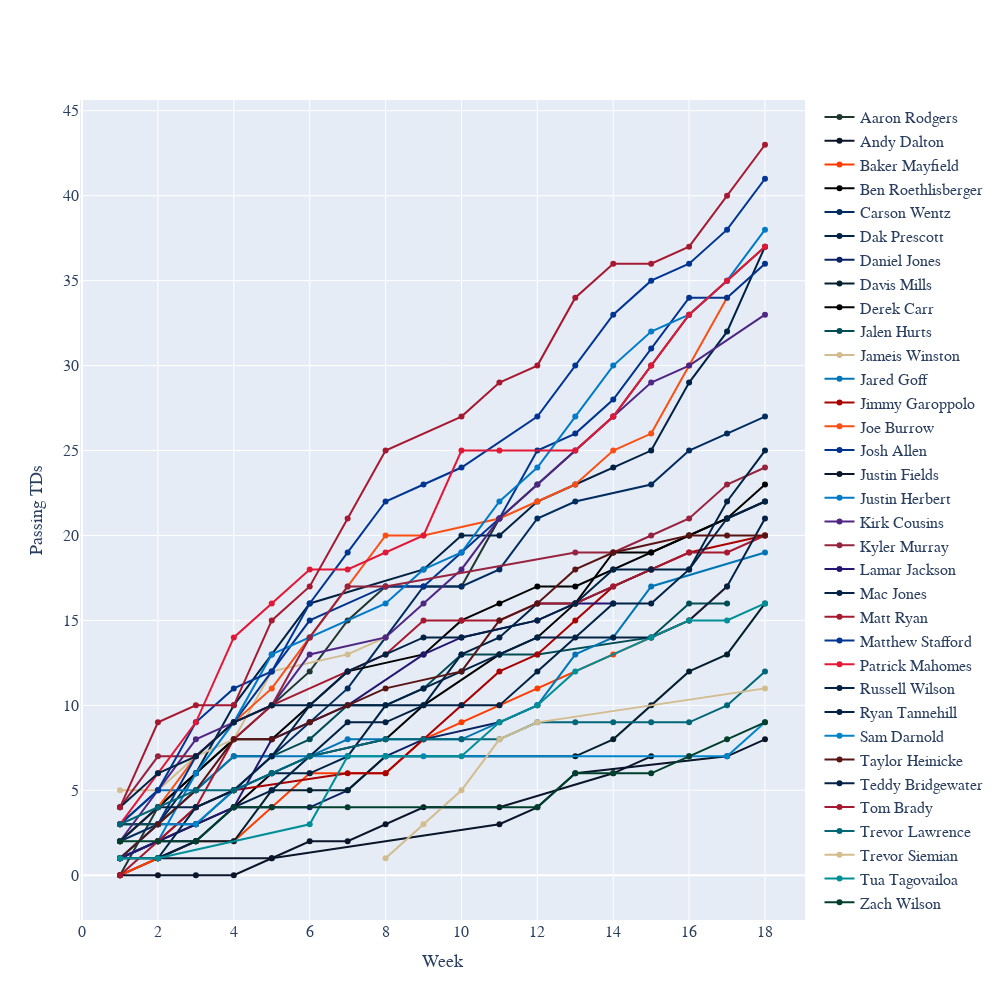

Write notebook code for a chart like this one.
### Code cell
fig = go.Figure()
for name, values in df_agg.groupby("player_name"):
    if values["pass_touchdown"].sum() > 5:
        fig.add_trace(
            go.Scatter(
                x=values["week"], 
                y=values["pass_touchdown"].cumsum(), 
                name=name, 
                mode="markers+lines", 
                line_color=values.iloc[0].team_color,
                hovertemplate=f"<b>{name}</b><br>%{{y}} pass TDs through week %{{x}}<extra></extra>"
            )
        )
    
fig.update_layout(
    font_family="Averta, sans-serif",
    hoverlabel_font_family="Averta, sans-serif",
    xaxis_title_text="Week",
    xaxis_title_font_size=18,
    xaxis_tickfont_size=16,
    yaxis_title_text="Passing TDs",
    yaxis_title_font_size=18,
    yaxis_tickfont_size=16,
    hoverlabel_font_size=16,
    legend_font_size=16,
    height=1000,
    width=1000
)
    
fig.show()

### Figure 1 — Plotly figure (JSON) as saved in the notebook; plotly's stock layout.template omitted (floating-point values rounded to 4 significant figures)
{"data": [{"hovertemplate": "<b>Aaron Rodgers</b><br>%{y} pass TDs through week %{x}<extra></extra>", "line": {"color": "#203731"}, "mode": "markers+lines", "name": "Aaron Rodgers", "type": "scatter", "x": [1, 2, 3, 4, 5, 6, 7, 8, 10, 11, 12, 14, 15, 16, 17, 18], "y": [0, 4, 6, 8, 10, 12, 15, 17, 17, 21, 23, 27, 30, 33, 35, 37]}, {"hovertemplate": "<b>Andy Dalton</b><br>%{y} pass TDs through week %{x}<extra></extra>", "line": {"color": "#0B162A"}, "mode": "markers+lines", "name": "Andy Dalton", "type": "scatter", "x": [1, 2, 5, 11, 12, 13, 17, 18], "y": [0, 1, 1, 3, 4, 6, 7, 8]}, {"hovertemplate": "<b>Baker Mayfield</b><br>%{y} pass TDs through week %{x}<extra></extra>", "line": {"color": "#FF3C00"}, "mode": "markers+lines", "name": "Baker Mayfield", "type": "scatter", "x": [1, 2, 3, 4, 5, 6, 8, 9, 10, 11, 12, 14, 16, 17], "y": [0, 1, 2, 2, 4, 6, 6, 8, 9, 10, 11, 13, 15, 17]}, {"hovertemplate": "<b>Ben Roethlisberger</b><br>%{y} pass TDs through week %{x}<extra></extra>", "line": {"color": "#000000"}, "mode": "markers+lines", "name": "Ben Roethlisberger", "type": "scatter", "x": [1, 2, 3, 4, 5, 6, 8, 9, 11, 12, 13, 14, 15, 16, 17, 18], "y": [1, 2, 3, 4, 6, 7, 8, 10, 13, 14, 16, 19, 19, 20, 21, 22]}, {"hovertemplate": "<b>Carson Wentz</b><br>%{y} pass TDs through week %{x}<extra></extra>", "line": {"color": "#002C5F"}, "mode": "markers+lines", "name": "Carson Wentz", "type": "scatter", "x": [1, 2, 3, 4, 5, 6, 7, 8, 9, 10, 11, 12, 13, 15, 16, 17, 18], "y": [2, 3, 3, 5, 7, 9, 11, 14, 17, 17, 18, 21, 22, 23, 25, 26, 27]}, {"hovertemplate": "<b>Dak Prescott</b><br>%{y} pass TDs through week %{x}<extra></extra>", "line": {"color": "#002244"}, "mode": "markers+lines", "name": "Dak Prescott", "type": "scatter", "x": [1, 2, 3, 4, 5, 6, 9, 10, 11, 12, 13, 14, 15, 16, 17, 18], "y": [3, 3, 6, 10, 13, 16, 18, 20, 20, 22, 23, 24, 25, 29, 32, 37]}, {"hovertemplate": "<b>Daniel Jones</b><br>%{y} pass TDs through week %{x}<extra></extra>", "line": {"color": "#0B2265"}, "mode": "markers+lines", "name": "Daniel Jones", "type": "scatter", "x": [1, 2, 3, 4, 5, 6, 7, 8, 9, 11, 12], "y": [1, 2, 2, 4, 4, 4, 5, 7, 8, 9, 10]}, {"hovertemplate": "<b>Davis Mills</b><br>%{y} pass TDs through week %{x}<extra></extra>", "line": {"color": "#03202F"}, "mode": "markers+lines", "name": "Davis Mills", "type": "scatter", "x": [2, 3, 4, 5, 6, 7, 8, 13, 14, 15, 16, 17, 18], "y": [1, 2, 2, 5, 5, 5, 7, 7, 8, 10, 12, 13, 16]}, {"hovertemplate": "<b>Derek Carr</b><br>%{y} pass TDs through week %{x}<extra></extra>", "line": {"color": "#000000"}, "mode": "markers+lines", "name": "Derek Carr", "type": "scatter", "x": [1, 2, 3, 4, 5, 6, 7, 9, 10, 11, 12, 13, 14, 15, 16, 17, 18], "y": [2, 4, 6, 8, 8, 10, 12, 13, 15, 16, 17, 17, 18, 19, 20, 21, 23]}, {"hovertemplate": "<b>Jalen Hurts</b><br>%{y} pass TDs through week %{x}<extra></extra>", "line": {"color": "#004C54"}, "mode": "markers+lines", "name": "Jalen Hurts", "type": "scatter", "x": [1, 2, 3, 4, 5, 6, 7, 8, 9, 10, 11, 12, 15, 16, 17], "y": [3, 3, 5, 7, 7, 8, 10, 10, 11, 13, 13, 13, 14, 16, 16]}, {"hovertemplate": "<b>Jameis Winston</b><br>%{y} pass TDs through week %{x}<extra></extra>", "line": {"color": "#D3BC8D"}, "mode": "markers+lines", "name": "Jameis Winston", "type": "scatter", "x": [1, 2, 3, 4, 5, 7, 8], "y": [5, 5, 7, 8, 12, 13, 14]}, {"hovertemplate": "<b>Jared Goff</b><br>%{y} pass TDs through week %{x}<extra></extra>", "line": {"color": "#0076B6"}, "mode": "markers+lines", "name": "Jared Goff", "type": "scatter", "x": [1, 2, 3, 4, 5, 6, 7, 8, 10, 12, 13, 14, 15, 18], "y": [3, 5, 5, 7, 7, 7, 8, 8, 8, 10, 13, 14, 17, 19]}, {"hovertemplate": "<b>Jimmy Garoppolo</b><br>%{y} pass TDs through week %{x}<extra></extra>", "line": {"color": "#AA0000"}, "mode": "markers+lines", "name": "Jimmy Garoppolo", "type": "scatter", "x": [1, 2, 3, 4, 7, 8, 9, 10, 11, 12, 13, 14, 15, 16, 18], "y": [1, 2, 4, 5, 6, 6, 8, 10, 12, 13, 15, 17, 18, 19, 20]}, {"hovertemplate": "<b>Joe Burrow</b><br>%{y} pass TDs through week %{x}<extra></extra>", "line": {"color": "#FB4F14"}, "mode": "markers+lines", "name": "Joe Burrow", "type": "scatter", "x": [1, 2, 3, 4, 5, 6, 7, 8, 9, 11, 12, 13, 14, 15, 16, 17], "y": [2, 4, 7, 9, 11, 14, 17, 20, 20, 21, 22, 23, 25, 26, 30, 34]}, {"hovertemplate": "<b>Josh Allen</b><br>%{y} pass TDs through week %{x}<extra></extra>", "line": {"color": "#00338D"}, "mode": "markers+lines", "name": "Josh Allen", "type": "scatter", "x": [1, 2, 3, 4, 5, 6, 8, 9, 10, 11, 12, 13, 14, 15, 16, 17, 18], "y": [1, 3, 7, 9, 12, 15, 17, 17, 19, 21, 25, 26, 28, 31, 34, 34, 36]}, {"hovertemplate": "<b>Justin Fields</b><br>%{y} pass TDs through week %{x}<extra></extra>", "line": {"color": "#0B162A"}, "mode": "markers+lines", "name": "Justin Fields", "type": "scatter", "x": [1, 2, 3, 4, 5, 6, 7, 8, 9, 11, 14, 15], "y": [0, 0, 0, 0, 1, 2, 2, 3, 4, 4, 6, 7]}, {"hovertemplate": "<b>Justin Herbert</b><br>%{y} pass TDs through week %{x}<extra></extra>", "line": {"color": "#007BC7"}, "mode": "markers+lines", "name": "Justin Herbert", "type": "scatter", "x": [1, 2, 3, 4, 5, 6, 8, 9, 10, 11, 12, 13, 14, 15, 16, 17, 18], "y": [1, 2, 6, 9, 13, 14, 16, 18, 19, 22, 24, 27, 30, 32, 33, 35, 38]}, {"hovertemplate": "<b>Kirk Cousins</b><br>%{y} pass TDs through week %{x}<extra></extra>", "line": {"color": "#4F2683"}, "mode": "markers+lines", "name": "Kirk Cousins", "type": "scatter", "x": [1, 2, 3, 4, 5, 6, 8, 9, 10, 11, 12, 13, 14, 15, 16, 18], "y": [2, 5, 8, 9, 10, 13, 14, 16, 18, 21, 23, 25, 27, 29, 30, 33]}, {"hovertemplate": "<b>Kyler Murray</b><br>%{y} pass TDs through week %{x}<extra></extra>", "line": {"color": "#97233F"}, "mode": "markers+lines", "name": "Kyler Murray", "type": "scatter", "x": [1, 2, 3, 4, 5, 6, 7, 8, 13, 14, 15, 16, 17, 18], "y": [4, 7, 7, 9, 10, 14, 17, 17, 19, 19, 20, 21, 23, 24]}, {"hovertemplate": "<b>Lamar Jackson</b><br>%{y} pass TDs through week %{x}<extra></extra>", "line": {"color": "#241773"}, "mode": "markers+lines", "name": "Lamar Jackson", "type": "scatter", "x": [1, 2, 3, 4, 5, 6, 7, 9, 10, 12, 13, 14], "y": [1, 2, 3, 4, 8, 9, 10, 13, 14, 15, 16, 16]}, {"hovertemplate": "<b>Mac Jones</b><br>%{y} pass TDs through week %{x}<extra></extra>", "line": {"color": "#002244"}, "mode": "markers+lines", "name": "Mac Jones", "type": "scatter", "x": [1, 2, 3, 4, 5, 6, 7, 8, 9, 10, 11, 12, 13, 15, 16, 17, 18], "y": [1, 1, 2, 4, 5, 7, 9, 9, 10, 13, 14, 16, 16, 18, 18, 21, 22]}, {"hovertemplate": "<b>Matt Ryan</b><br>%{y} pass TDs through week %{x}<extra></extra>", "line": {"color": "#A71930"}, "mode": "markers+lines", "name": "Matt Ryan", "type": "scatter", "x": [1, 2, 3, 4, 5, 7, 8, 9, 10, 11, 12, 13, 14, 15, 16, 17, 18], "y": [0, 2, 4, 8, 10, 12, 13, 15, 15, 15, 16, 16, 17, 18, 19, 19, 20]}, {"hovertemplate": "<b>Matthew Stafford</b><br>%{y} pass TDs through week %{x}<extra></extra>", "line": {"color": "#003594"}, "mode": "markers+lines", "name": "Matthew Stafford", "type": "scatter", "x": [1, 2, 3, 4, 5, 6, 7, 8, 9, 10, 12, 13, 14, 15, 16, 17, 18], "y": [3, 5, 9, 11, 12, 16, 19, 22, 23, 24, 27, 30, 33, 35, 36, 38, 41]}, {"hovertemplate": "<b>Patrick Mahomes</b><br>%{y} pass TDs through week %{x}<extra></extra>", "line": {"color": "#E31837"}, "mode": "markers+lines", "name": "Patrick Mahomes", "type": "scatter", "x": [1, 2, 3, 4, 5, 6, 7, 8, 9, 10, 11, 13, 14, 15, 16, 17, 18], "y": [3, 6, 9, 14, 16, 18, 18, 19, 20, 25, 25, 25, 27, 30, 33, 35, 37]}, {"hovertemplate": "<b>Russell Wilson</b><br>%{y} pass TDs through week %{x}<extra></extra>", "line": {"color": "#002244"}, "mode": "markers+lines", "name": "Russell Wilson", "type": "scatter", "x": [1, 2, 3, 4, 5, 10, 11, 12, 13, 14, 15, 16, 17, 18], "y": [4, 6, 7, 9, 10, 10, 10, 12, 14, 16, 16, 18, 22, 25]}, {"hovertemplate": "<b>Ryan Tannehill</b><br>%{y} pass TDs through week %{x}<extra></extra>", "line": {"color": "#002244"}, "mode": "markers+lines", "name": "Ryan Tannehill", "type": "scatter", "x": [1, 2, 3, 4, 5, 6, 7, 8, 9, 10, 11, 12, 14, 15, 16, 17, 18], "y": [1, 1, 4, 5, 6, 6, 7, 10, 11, 12, 13, 14, 14, 14, 15, 17, 21]}, {"hovertemplate": "<b>Sam Darnold</b><br>%{y} pass TDs through week %{x}<extra></extra>", "line": {"color": "#0085CA"}, "mode": "markers+lines", "name": "Sam Darnold", "type": "scatter", "x": [1, 2, 3, 4, 5, 6, 7, 8, 9, 16, 17, 18], "y": [1, 3, 3, 5, 6, 7, 7, 7, 7, 7, 7, 9]}, {"hovertemplate": "<b>Taylor Heinicke</b><br>%{y} pass TDs through week %{x}<extra></extra>", "line": {"color": "#5A1414"}, "mode": "markers+lines", "name": "Taylor Heinicke", "type": "scatter", "x": [1, 2, 3, 4, 5, 6, 7, 8, 10, 11, 12, 13, 14, 16, 17, 18], "y": [1, 3, 5, 8, 8, 9, 10, 11, 12, 15, 16, 18, 19, 20, 20, 20]}, {"hovertemplate": "<b>Teddy Bridgewater</b><br>%{y} pass TDs through week %{x}<extra></extra>", "line": {"color": "#002244"}, "mode": "markers+lines", "name": "Teddy Bridgewater", "type": "scatter", "x": [1, 2, 3, 4, 5, 6, 7, 8, 9, 10, 12, 13, 14, 15], "y": [2, 4, 4, 5, 7, 10, 12, 13, 14, 14, 15, 16, 18, 18]}, {"hovertemplate": "<b>Tom Brady</b><br>%{y} pass TDs through week %{x}<extra></extra>", "line": {"color": "#A71930"}, "mode": "markers+lines", "name": "Tom Brady", "type": "scatter", "x": [1, 2, 3, 4, 5, 6, 7, 8, 10, 11, 12, 13, 14, 15, 16, 17, 18], "y": [4, 9, 10, 10, 15, 17, 21, 25, 27, 29, 30, 34, 36, 36, 37, 40, 43]}, {"hovertemplate": "<b>Trevor Lawrence</b><br>%{y} pass TDs through week %{x}<extra></extra>", "line": {"color": "#006778"}, "mode": "markers+lines", "name": "Trevor Lawrence", "type": "scatter", "x": [1, 2, 3, 4, 5, 6, 8, 9, 10, 11, 12, 13, 14, 15, 16, 17, 18], "y": [3, 4, 5, 5, 6, 7, 8, 8, 8, 8, 9, 9, 9, 9, 9, 10, 12]}, {"hovertemplate": "<b>Trevor Siemian</b><br>%{y} pass TDs through week %{x}<extra></extra>", "line": {"color": "#D3BC8D"}, "mode": "markers+lines", "name": "Trevor Siemian", "type": "scatter", "x": [8, 9, 10, 11, 12, 18], "y": [1, 3, 5, 8, 9, 11]}, {"hovertemplate": "<b>Tua Tagovailoa</b><br>%{y} pass TDs through week %{x}<extra></extra>", "line": {"color": "#008E97"}, "mode": "markers+lines", "name": "Tua Tagovailoa", "type": "scatter", "x": [1, 2, 6, 7, 8, 10, 11, 12, 13, 15, 16, 17, 18], "y": [1, 1, 3, 7, 7, 7, 9, 10, 12, 14, 15, 15, 16]}, {"hovertemplate": "<b>Zach Wilson</b><br>%{y} pass TDs through week %{x}<extra></extra>", "line": {"color": "#003F2D"}, "mode": "markers+lines", "name": "Zach Wilson", "type": "scatter", "x": [1, 2, 3, 4, 5, 7, 12, 13, 14, 15, 16, 17, 18], "y": [2, 2, 2, 4, 4, 4, 4, 6, 6, 6, 7, 8, 9]}], "layout": {"font": {"family": "Averta, sans-serif"}, "height": 1000, "hoverlabel": {"font": {"family": "Averta, sans-serif", "size": 16}}, "legend": {"font": {"size": 16}}, "width": 1000, "xaxis": {"tickfont": {"size": 16}, "title": {"font": {"size": 18}, "text": "Week"}}, "yaxis": {"tickfont": {"size": 16}, "title": {"font": {"size": 18}, "text": "Passing TDs"}}}}
